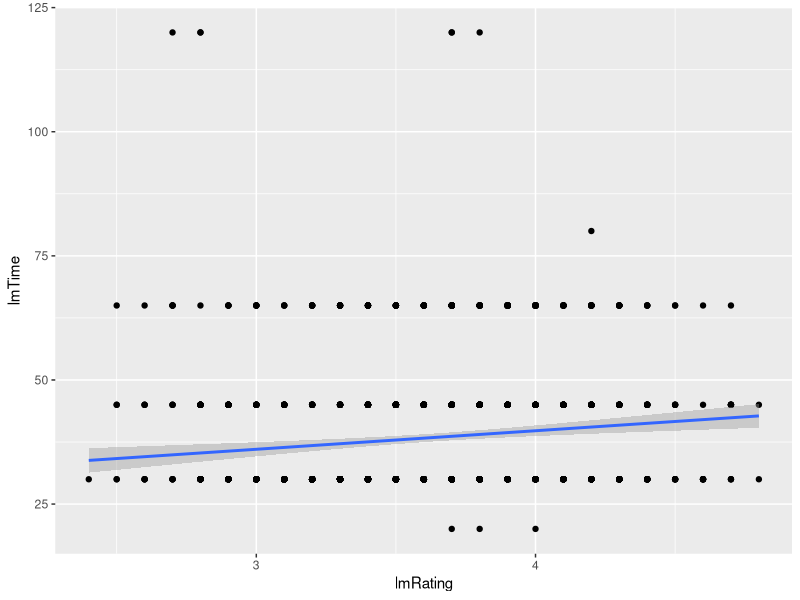
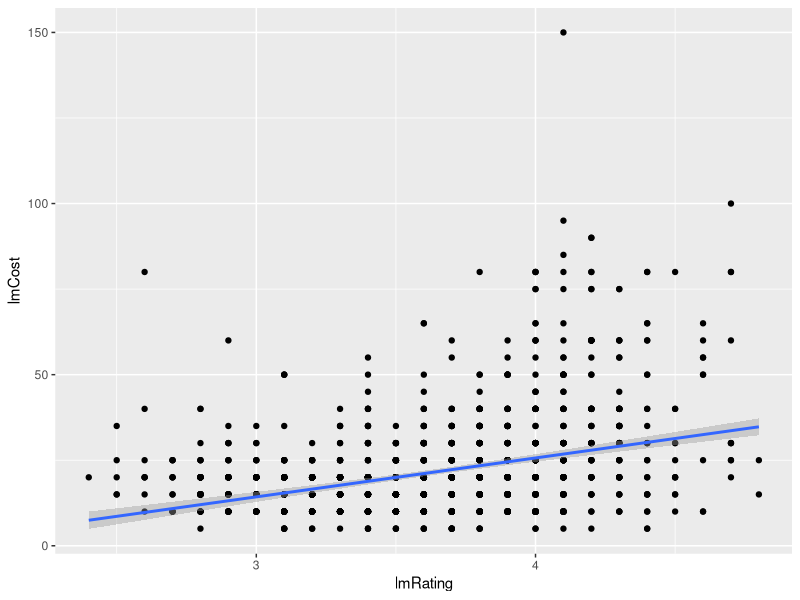
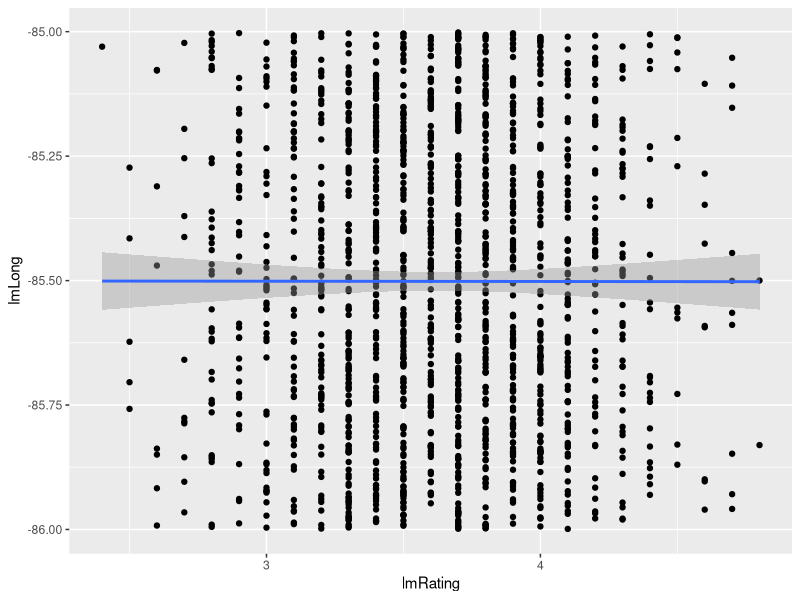
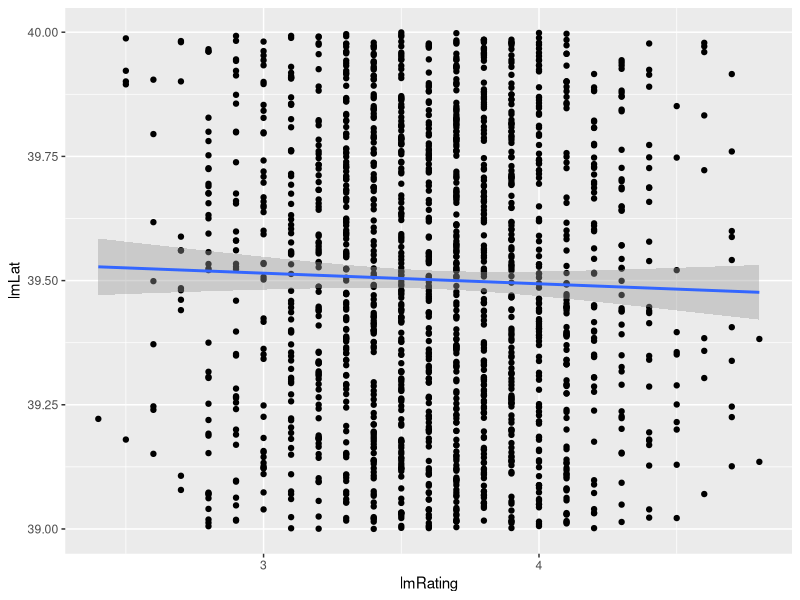
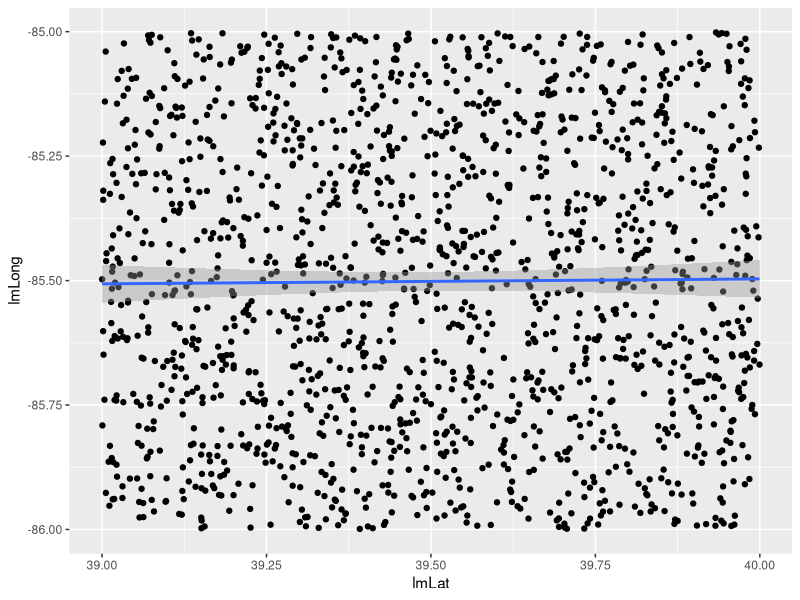
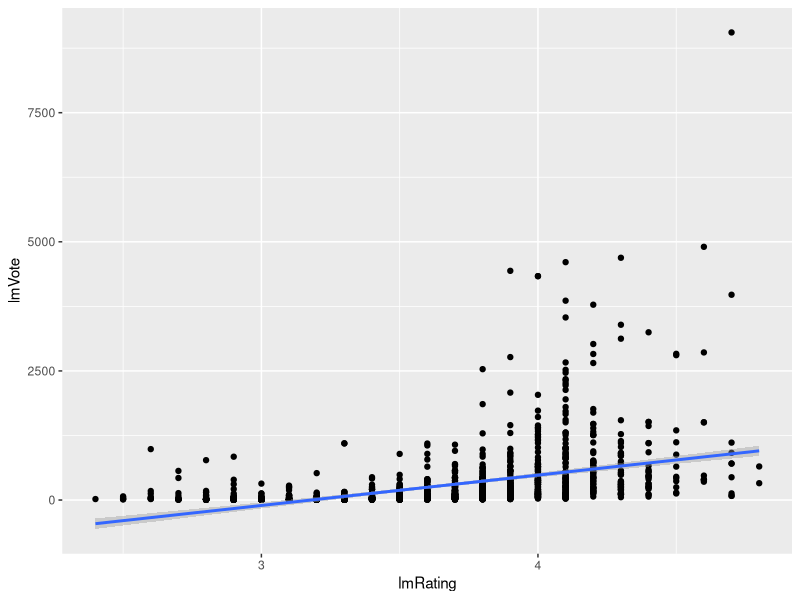

Write R code to recreate these figures, in order.
#Xtern Work Assessment for Data Science
library(ggplot2)
library(dplyr)
library(tidyverse)

FoodieX = read.csv("2020-XTern-DS.csv")

BaseRestaurants = FoodieX[which(FoodieX$Rating!="NEW" & FoodieX$Rating!="-" & FoodieX$Reviews>=1),]

lmRating = as.numeric(BaseRestaurants$Rating)
lmTime = as.numeric(gsub(" minutes", "", BaseRestaurants$Cook_Time))
summary(lmRating)
summary(lmTime)

cor.test(lmRating, y=lmTime)

linearModel = lm(lmTime ~ lmRating, data=BaseRestaurants)
summary(linearModel)

ratingTimePlot = ggplot(BaseRestaurants, aes(x=lmRating, y=lmTime)) + geom_point() + geom_smooth(method="lm", se=TRUE, level=0.99)
ratingTimePlot

signlessCost = gsub("[$ ]", "", BaseRestaurants$Average_Cost)
lmCost = as.numeric(signlessCost)
summary(lmCost)

cor.test(lmRating, y=lmCost, na.rm = TRUE)

linearModel = lm(lmCost ~ lmRating, data=BaseRestaurants)
summary(linearModel)

ratingCostPlot = ggplot(BaseRestaurants, aes(x=lmRating, y=lmCost)) + geom_point() + geom_smooth(method="lm", se=TRUE, level=0.99)
ratingCostPlot

lmLong = as.numeric(BaseRestaurants$Longitude)
lmLat = as.numeric(BaseRestaurants$Latitude)

summary(lmLong)
summary(lmLat)

cor.test(lmRating, y=lmLong)
cor.test(lmRating, y=lmLat)

linearModelLong = lm(lmLong ~ lmRating, data=BaseRestaurants)
linearModelLat = lm(lmLat ~ lmRating, data=BaseRestaurants)
summary(linearModelLong)
summary(linearModelLat)

ratingLongPlot = ggplot(BaseRestaurants, aes(x=lmRating, y=lmLong)) + geom_point() + geom_smooth(method="lm", se=TRUE, level=0.99)
ratingLongPlot
ratingLatPlot = ggplot(BaseRestaurants, aes(x=lmRating, y=lmLat)) + geom_point() + geom_smooth(method="lm", se=TRUE, level=0.99)
ratingLatPlot
ratingMapPlot = ggplot(BaseRestaurants, aes(x=lmLat, y=lmLong)) + geom_point() + geom_smooth(method="lm", se=TRUE, level=0.99)
ratingMapPlot

lmVote = as.numeric(BaseRestaurants$Votes)
summary(lmVote)

cor.test(lmRating, y=lmVote, na.rm = TRUE)

linearModel = lm(lmVote ~ lmRating, data=BaseRestaurants)
summary(linearModel)

ratingVotesPlot = ggplot(BaseRestaurants, aes(x=lmRating, y=lmVote)) + geom_point() + geom_smooth(method="lm", se=TRUE, level=0.99)
ratingVotesPlot